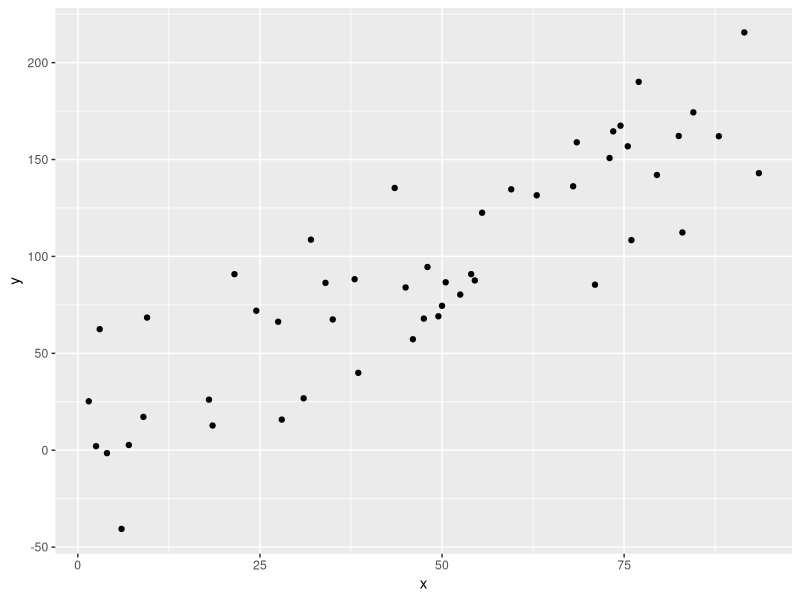
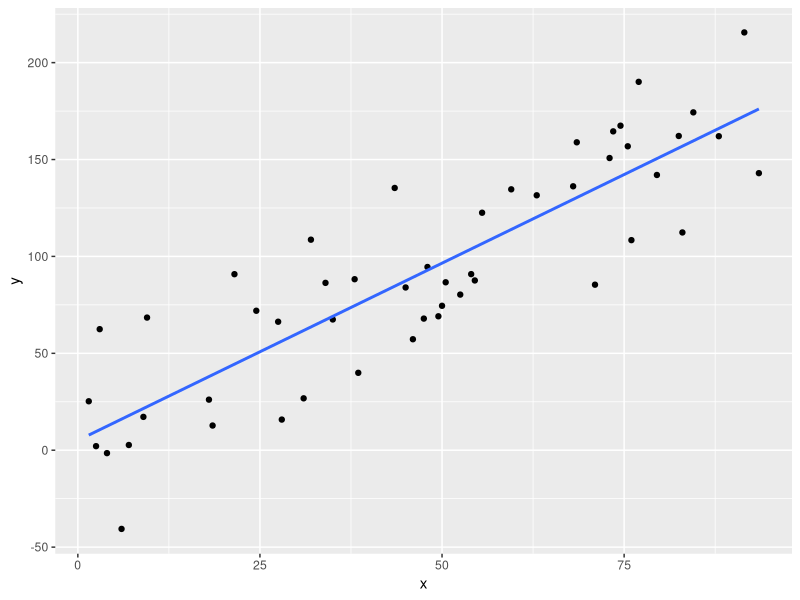

Source code (R) for these figures, in order:
## ---- chunk 1
x <- sample(seq(1,100,.5),50)
y <- 2*x + rnorm(50,0,30)
ggplot2::ggplot(data.frame(x,y), ggplot2::aes(x = x, y = y)) + 
        ggplot2::geom_point()
## ---- chunk 2
ggplot2::ggplot(data.frame(x,y), ggplot2::aes(x = x, y = y)) + 
        ggplot2::geom_point() + 
  ggplot2::geom_smooth(method='lm', formula= y~x, se = F)
## ---- chunk 3
x1 <- sample(seq(-100,250,.75),75)
x2 <- sample(seq(200,300,.1),75)
y <- 2*x1 -3*x2 + rnorm(75,0,25)

sim_data <- data.frame(y, x1, x2)

## ---- chunk 4
head(sim_data)
## ---- chunk 5
lm_mod <- lm(y ~ x1 + x2, data = sim_data)
summary(lm_mod)
## ---- chunk 6
glm_mod <- glm(y ~ x1 + x2, data = sim_data, family = "gaussian")
summary(glm_mod)
## ---- chunk 7
knitr::include_url("https://emilypalmer.shinyapps.io/GRM_LearnR/", 
  height = "800px")
